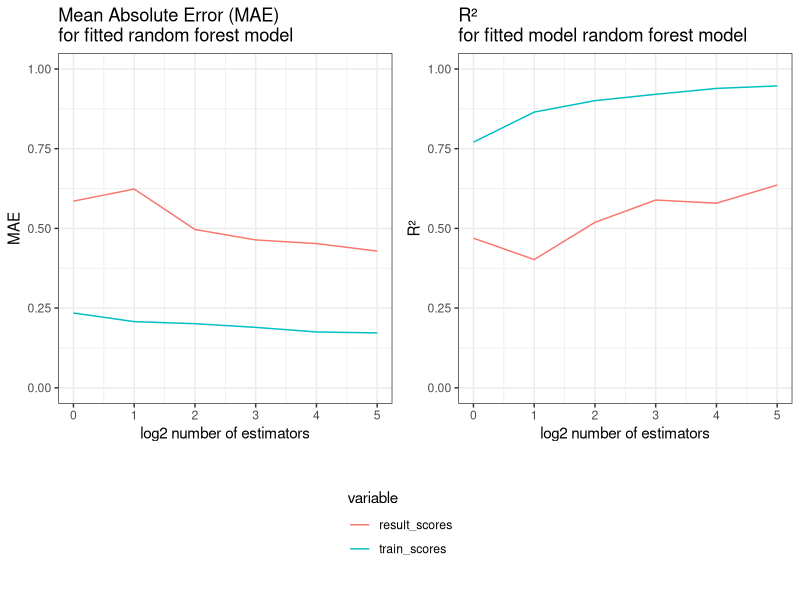

Write the R code that produced this figure.
## ---- chunk 1
knitr::opts_chunk$set(echo = TRUE)
knitr::opts_knit$set(root.dir = "~/Dropbox/Quimica/Docker/docker-solubility/data_analysis/built_models/random_forest/")

library("ggplot2")
library("reshape2")
library("grid")
library("gridExtra")

#extract legend
#https://github.com/hadley/ggplot2/wiki/Share-a-legend-between-two-ggplot2-graphs
g_legend<-function(a.gplot){
  tmp <- ggplot_gtable(ggplot_build(a.gplot))
  leg <- which(sapply(tmp$grobs, function(x) x$name) == "guide-box")
  legend <- tmp$grobs[[leg]]
  return(legend)}
## ---- chunk 2
rforest <- read.csv("RandomForestAnalysis.csv")
rforest <- melt(rforest, id.vars=c("metric", "nestimators"))
maeplot <- ggplot(subset(rforest, metric == "mse")) +
            geom_line(aes(x = round(log(nestimators,2)), y = value, color = variable)) + 
            theme_bw() + ylim(c(0,1)) +
            ggtitle("Mean Absolute Error (MAE)\nfor fitted random forest model") + 
            xlab("log2 number of estimators") + 
            ylab("MAE")
r2plot <- ggplot(subset(rforest, metric == "r2")) +
            geom_line(aes(x = round(log(nestimators,2)), y = value, color = variable)) + 
            theme_bw() + ylim(c(0,1)) +
            ggtitle("R²\nfor fitted model random forest model") + 
            xlab("log2 number of estimators") +
            ylab("R²")

mylegend<-g_legend(maeplot)

grid.arrange(arrangeGrob(
                    maeplot + theme(legend.position="none"),
                    r2plot + theme(legend.position="none"), nrow=1),
             mylegend, nrow=2, heights=c(6, 2))
